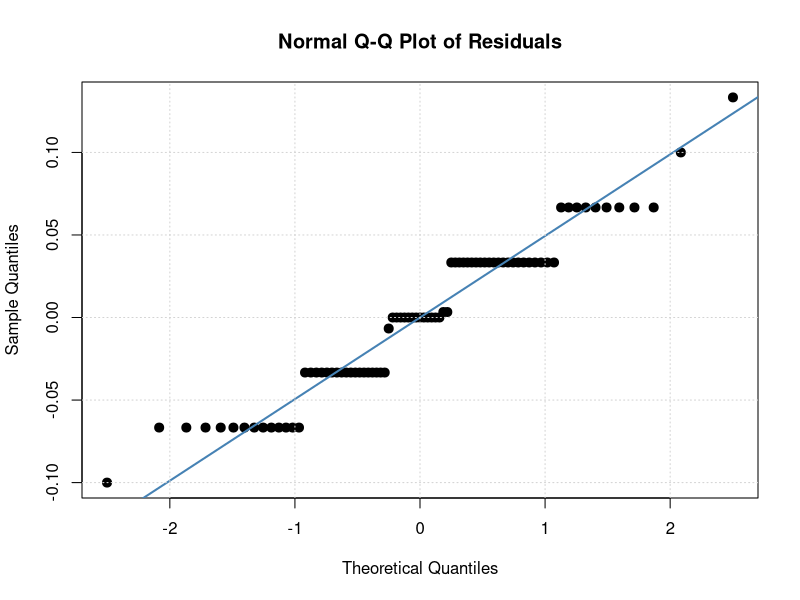
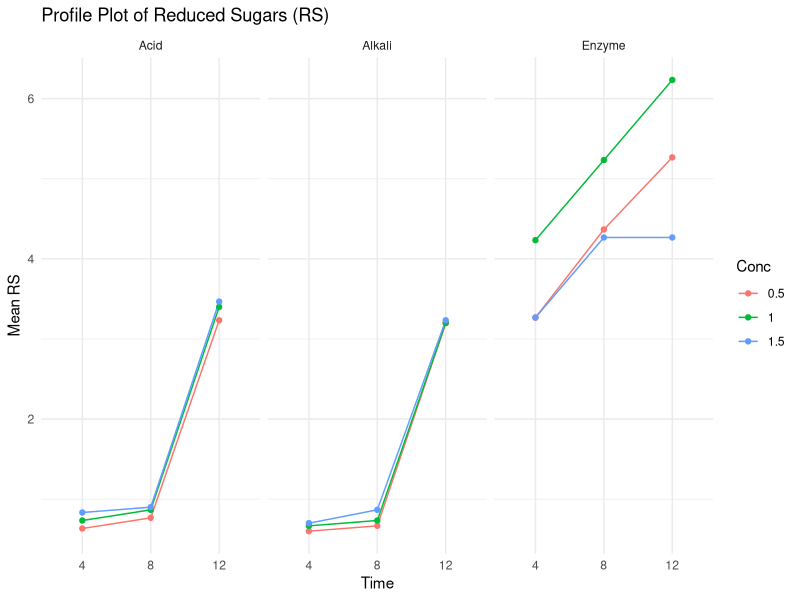
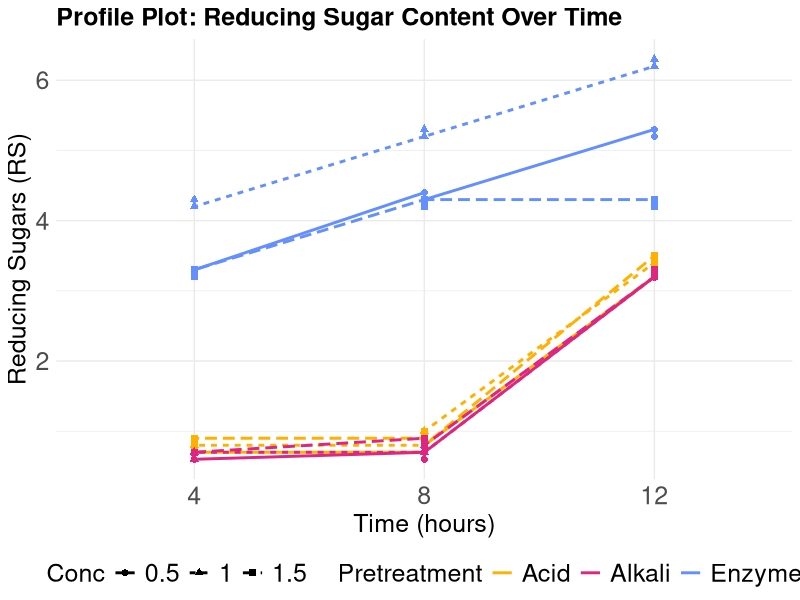
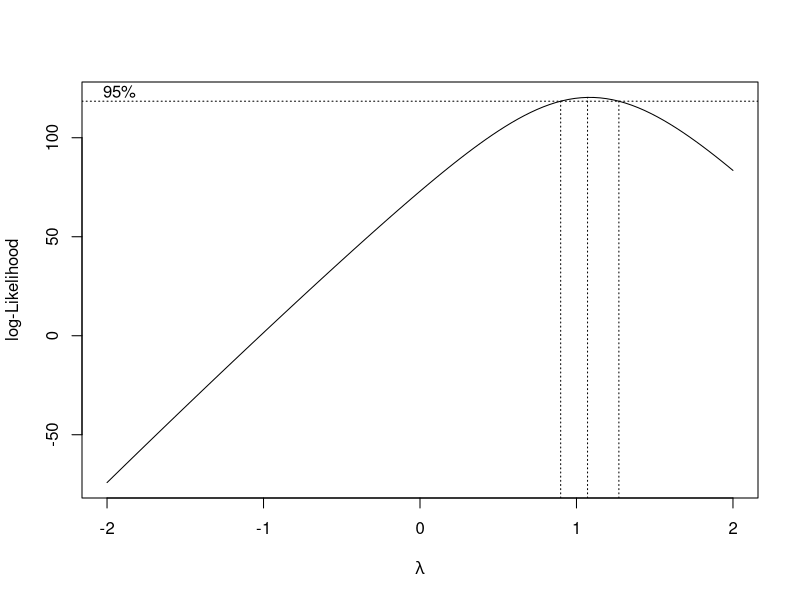

Recreate these plots in R, in order.
## STAT 642, Spring 2025, Project. Team 6: Sai Sushma Mutyala, Stephanie King, Gustavo Romero, Kendra Wilson

## SAS code also submitted. 
## What is in this R code that is not in SAS: Profile plot, Hsu's procedure, check of log transform
## Included in this R code that is also in SAS (as a double check): ANOVA, Shapiro-Wilk test, Brown-Forsythe test, Normal probability plot, check of Box Cox transform

## LOAD PACKAGES
library(dplyr)
library(readxl)
library(tidyr)
library(car)  
library(MASS)
library(ggplot2)

## LOAD DATA
dataOriginal <- read.table(text = "
Time  Conc  Pretreatment       RS
4     0.5   Acid       0.60
4     0.5   Acid       0.60
4     0.5   Acid       0.70
4     1.0   Acid       0.70
4     1.0   Acid       0.70
4     1.0   Acid       0.80
4     1.5   Acid       0.80
4     1.5   Acid       0.80
4     1.5   Acid       0.90
4     0.5   Alkali     0.60
4     0.5   Alkali     0.60
4     0.5   Alkali     0.60
4     1.0   Alkali     0.60
4     1.0   Alkali     0.70
4     1.0   Alkali     0.70
4     1.5   Alkali     0.70
4     1.5   Alkali     0.70
4     1.5   Alkali     0.70
4     0.5   Enzyme     3.30
4     0.5   Enzyme     3.20
4     0.5   Enzyme     3.30
4     1.0   Enzyme     4.20
4     1.0   Enzyme     4.30
4     1.0   Enzyme     4.20
4     1.5   Enzyme     3.30
4     1.5   Enzyme     3.20
4     1.5   Enzyme     3.30
8     0.5   Acid       0.70
8     0.5   Acid       0.80
8     0.5   Acid       0.80
8     1.0   Acid       0.80
8     1.0   Acid       0.80
8     1.0   Acid       1.00
8     1.5   Acid       0.90
8     1.5   Acid       1.00
8     1.5   Acid       0.80
8     0.5   Alkali     0.70
8     0.5   Alkali     0.60
8     0.5   Alkali     0.70
8     1.0   Alkali     0.70
8     1.0   Alkali     0.80
8     1.0   Alkali     0.70
8     1.5   Alkali     0.90
8     1.5   Alkali     0.90
8     1.5   Alkali     0.80
8     0.5   Enzyme     4.40
8     0.5   Enzyme     4.40
8     0.5   Enzyme     4.30
8     1.0   Enzyme     5.20
8     1.0   Enzyme     5.30
8     1.0   Enzyme     5.20
8     1.5   Enzyme     4.30
8     1.5   Enzyme     4.20
8     1.5   Enzyme     4.30
12    0.5   Acid       3.20
12    0.5   Acid       3.20
12    0.5   Acid       3.30
12    1.0   Acid       3.40
12    1.0   Acid       3.40
12    1.0   Acid       3.40
12    1.5   Acid       3.50
12    1.5   Acid       3.50
12    1.5   Acid       3.40
12    0.5   Alkali     3.20
12    0.5   Alkali     3.20
12    0.5   Alkali     3.19
12    1.0   Alkali     3.20
12    1.0   Alkali     3.20
12    1.0   Alkali     3.20
12    1.5   Alkali     3.20
12    1.5   Alkali     3.30
12    1.5   Alkali     3.20
12    0.5   Enzyme     5.30
12    0.5   Enzyme     5.30
12    0.5   Enzyme     5.20
12    1.0   Enzyme     6.20
12    1.0   Enzyme     6.30
12    1.0   Enzyme     6.20
12    1.5   Enzyme     4.30
12    1.5   Enzyme     4.20
12    1.5   Enzyme     4.30
", header=TRUE)

data <- dataOriginal
# Change to factors to prepare for analysis
data$Time <- as.factor(data$Time)
data$Conc <- as.factor(data$Conc)
data$Pretreatment <- as.factor(data$Pretreatment)
data$Time <- gsub(" hours", "", data$Time)
data$Time <- factor(data$Time, levels = c(4, 8, 12))

# ANOVA: Run Type III ANOVA (done in SAS as well, R code used as a check)
model <- lm(RS ~ Time * Conc * Pretreatment, data = data)
anova_result <- Anova(model, Pretreatment = "III")
# Normality and Brown–Forsythe test (done in SAS as well, R code used as a check)
shapiro.test(model$residuals)
leveneTest(RS ~ interaction(Time, Conc, Pretreatment), data = data, center = "median")
anova_result
summary(model)

# QQ plot (done in SAS as well, R code used as a check)
qqnorm(model$residuals,
       main = "Normal Q-Q Plot of Residuals",
       xlab = "Theoretical Quantiles",
       ylab = "Sample Quantiles",
       pch = 19,        # Use filled circles
       cex = 1.2)       # Increase point size
qqline(model$residuals, col = "steelblue", lwd = 2)
grid()                # Add a subtle grid

## PROFILE PLOT, separated by Pretreatment type
ggplot(data, aes(x = Time, y = RS, color = Conc, group = Conc)) +
  stat_summary(fun = mean, geom = "line") +
  stat_summary(fun = mean, geom = "point") +
  facet_wrap(~Pretreatment) +
  labs(title = "Profile Plot of Reduced Sugars (RS)", x = "Time", y = "Mean RS") +
  theme_minimal()

## PROFILE PLOT, all three factors
ggplot(data, aes(x = Time, y = RS, color = Pretreatment, group = interaction(Pretreatment, Conc))) +
  geom_line(aes(linetype = Conc), size = 1) +
  geom_point(aes(shape = Conc), size = 2) +
  labs(title = "Profile Plot: Reducing Sugar Content Over Time",
       x = "Time (hours)",
       y = "Reducing Sugars (RS)") +
  theme_minimal() +
  scale_color_manual(values = c("Acid" = "#FFB000", "Alkali" = "#DC267F", "Enzyme" = "#648FFF")) +
  guides(color = guide_legend(override.aes = list(shape = NA)), shape = guide_legend(title = "Conc")) + # Remove the shape legend
  theme(
    legend.position = "bottom", 
    plot.title = element_text(size = 18, face = "bold"),
    axis.title = element_text(size = 18),
    axis.text = element_text(size = 18),
    legend.text = element_text(size = 18),
    legend.title = element_text(size = 18)
  )


## HSU's PROCEDURE
mcb_combination <- function(model, response_var = "RS", factor_vars = c("Time", "Conc", "Pretreatment"), best = "largest", alpha = 0.05) {
  if ("aov" %in% class(model) | "lm" %in% class(model)) {
    y <- model$model[[response_var]]
    trt <- interaction(model$model[, factor_vars], drop = TRUE)  # COMBINE the factors
    dfMSE <- df.residual(model)
    MSE <- deviance(model) / dfMSE
  }
  
  data_comb <- subset(data.frame(y, trt), !is.na(y))
  means <- tapply(data_comb[, 1], data_comb[, 2], mean)
  ni <- tapply(data_comb[, 1], data_comb[, 2], length)
  N <- sum(ni)
  ntr <- length(ni)
  
  # Load required package
  library(mvtnorm)
  
  # Compute standard errors
  se_diff <- sqrt(MSE * (1/ni + 1/ni))
  
  # Determine the best treatment
  if (best == "largest") {
    best_trt <- names(which.max(means))
  } else {
    best_trt <- names(which.min(means))
  }
  
  # Compute the test statistics
  diff_best <- means[best_trt] - means
  se_best <- sqrt(MSE * (1/ni[best_trt] + 1/ni))
  t_stats <- diff_best / se_best
  
  # Calculate critical value
  crit_val <- qmvt(1 - alpha, tail = "lower.tail", df = dfMSE, corr = diag(ntr))$quantile
  
  # Determine significance
  significant <- t_stats > crit_val
  
  # Output results
  results <- data.frame(
    Treatment = names(means),
    Mean = as.numeric(means),
    Best_Diff = as.numeric(diff_best),
    t_stat = as.numeric(t_stats),
    Significant = significant,
    Best = names(means) == best_trt  # Add a TRUE/FALSE column
  )
  
  results <- results[order(-results$Mean), ]
  
  list(
    Best_Treatment = best_trt,
    Results = results,
    Critical_Value = crit_val
  )
}

mcb_combination(model, response_var = "RS", factor_vars = c("Time", "Conc", "Pretreatment"), best = "largest", alpha = 0.05)


## ATTEMPTS TO IMPROVE NORMALITY 
# Box cox
bc <- boxcox(RS ~ Time * Conc * Pretreatment, data = data)
lambda_opt <- bc$x[which.max(bc$y)]
lambda_opt # lambda approx = 1

# Power transform
pt <- powerTransform(RS ~ Time * Conc * Pretreatment, data = data)
summary(pt)
pt$lambda # lambda approx = 1

# Log transform
data$Quality_log <- log(data$RS)
model_log <- lm(Quality_log ~ Time * Conc * Pretreatment, data = data)
anova_result_bc <- Anova(model_log, Pretreatment = "III")
shapiro.test(model_log$residuals) # further deviation from normality

